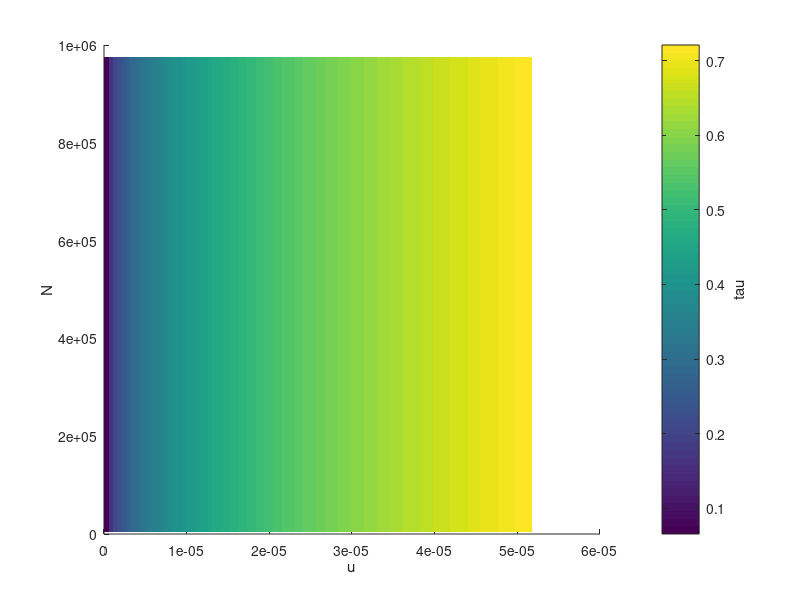

Reproduce this figure in MATLAB.
load C_0.5_A_2.9_c_schoof_retreat.mat;
params = results.params;
time = 1;
sigma_elem = params.sigma_elem;
sigma_h = params.sigma_h;
sigma = params.sigma; 
Q = results.Qs(:,time);
N = results.Ns(:,time);
S = results.Ss(:,time);
h = results.hs(:,time);
u = results.us(:,time);
xg = results.xgs(time);

N_ice = interp1(sigma_h,N,sigma);
max_N = max(N_ice);
mid_N = max_N/2;
max_u = max(u);
min_u = min(u);
% figure();
% plot(sigma,N_ice,'DisplayName','N');hold on; plot(sigma,u,'DisplayName','u');
% title('Nondimensionalized variable steady state profiles');
% xlabel('sigma'); legend;
% 
% figure();
% u_arr = linspace(min_u,max_u);
% tau = params.gamma.*0.01.*(u_arr./(u_arr + 0.01.^params.n)).^(1/params.n);
% plot(u_arr,tau,'DisplayName',['N = ',num2str(0.01)]);
% hold on;
% tau = params.gamma.*mid_N.*(u_arr./(u_arr + mid_N.^params.n)).^(1/params.n);
% plot(u_arr,tau,'DisplayName',['N = ',num2str(mid_N)]);
% 
% tau = params.gamma.*max_N.*(u_arr./(u_arr + max_N.^params.n)).^(1/params.n);
% plot(u_arr,tau,'DisplayName',['N = ',num2str(max_N)]);
% ylabel('Non-dimensionalized tau');xlabel('Non-dimensionalized u');legend

figure();
u_arr = linspace(min_u,max_u);
u_mesh = params.u0*ones(length(u_arr)).*u_arr;
N_arr = linspace(0.01,max_N);
N_mesh = (params.N0*ones(length(N_arr)).*N_arr)';

tau = params.gamma.*N_mesh.*(u_mesh./(u_mesh + N_mesh.^params.n)).^(1/params.n);
surface(u_mesh,N_mesh,tau,'EdgeColor','none');c = colorbar;xlabel('u');ylabel(c,'tau');ylabel('N');
